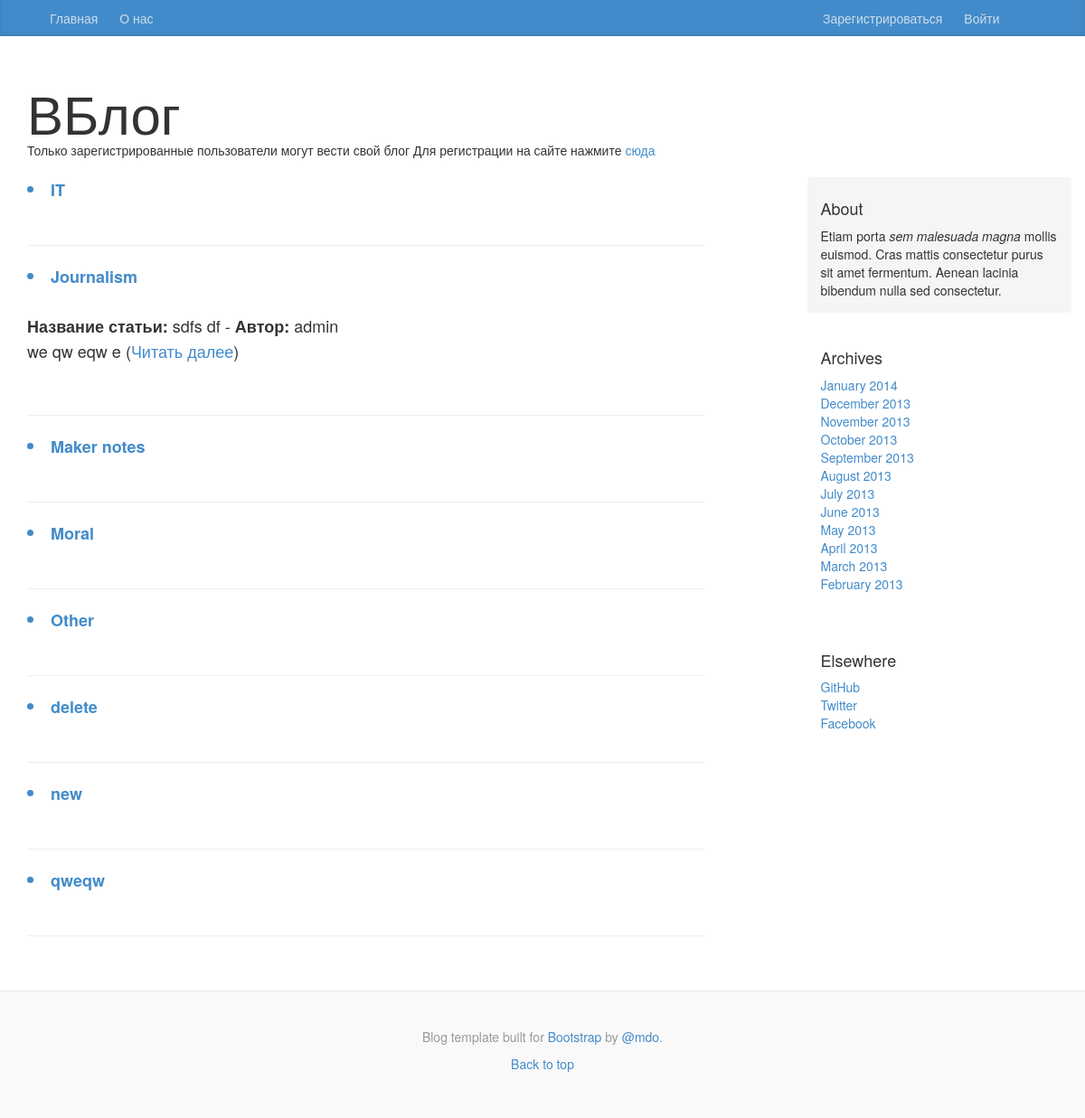
Screenshot of /blog/categories_list/ with the database file from the repository.
### blog/models.py (models this page shows, shortened)
class Category(models.Model):
    name = models.CharField(max_length=254,unique=True)
    slug = models.SlugField(unique=True)
    note_number = models.IntegerField(default=0)
    class Meta:
        verbose_name_plural = 'categories'

class Page(models.Model):
    category = models.ForeignKey(Category)
    id = models.IntegerField(primary_key=True)
    title = models.CharField(max_length=128)
    author = models.CharField(max_length=128)
    date_print = models.DateTimeField(auto_now_add=True)
    content = models.CharField(max_length=5000,)
    views = models.IntegerField(default=0)
    likes = models.ManyToManyField(User, related_name='likes',default=0)
    dislikes = models.ManyToManyField(User, related_name='dislikes',default=0)
    favorite = models.BooleanField(default=False)

### blog/views.py (the view)
# urls.py: url(r'^categories_list/(?P<id>[0-9]+)/$', views.show_page, name='show_page'),
def categories_list(request):
    category_list = Category.objects.order_by('name')
    page_list = Page.objects.order_by('-title')
    user = request.user
    context_dict = {'message': "lol", 'categories': category_list, 'pages': page_list}
    return render(request, 'blog/categories_list.html', context_dict)

### template/blog/categories_list.html (shortened to what this page needs)
{% extends 'blog/base.html' %}
{% block body_block %}
    <div class="blog-post">
        {% if categories %}
            {% for category  in categories %}
                <a href="{% url 'show_category' category.slug  %}"><li><strong>{{ category.name }}</strong></li></a><br>
                {% if pages %}
                        {% for page in pages %}
                            {% if page.category == category %}
                                       <strong>Название статьи:</strong> {{ page.title }} -
                                        <strong>Автор:</strong> {{ page.author }}<br>
                                            <p id="wrap_text" >{{  page.content|wordwrap:254 }}
                                                (<a href="{% url 'show_page' page.id %}">Читать далее</a>)</p><br>
                            {% endif %}
                        {% endfor %} <hr>
                {% endif %}
            {% endfor %}
        {% else %}
            Что-то не так
        {% endif %}
    </div>
{% endblock %}

### static/css/blog.css (style rules this page uses)
body { font-family: Georgia, "Times New Roman", Times, serif; color: #555; }
#wrap_text { width: 600px; word-break: break-all; white-space: normal; }
.blog-post { margin-bottom: 60px; }

### rows the page displays
Category: name "IT"
Category: name "Journalism"
Page: title "sdfs df", author "admin", content "we qw eqw e"
Category: name "Maker notes"
Category: name "Moral"
Category: name "Other"
Category: name "delete"
Category: name "new"
Category: name "qweqw"
